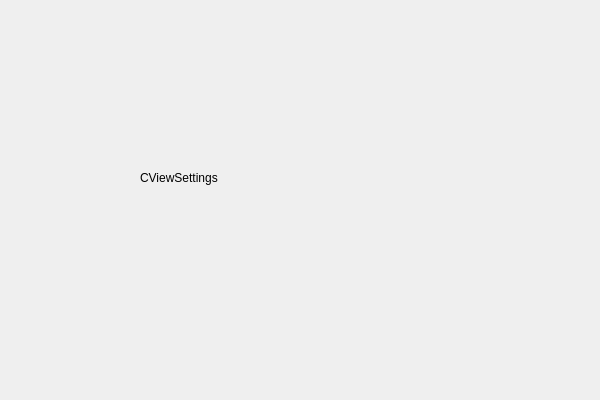
<?xml version="1.0" encoding="UTF-8"?>
<ui version="4.0">
 <class>CViewSettingsClass</class>
 <widget class="QWidget" name="CViewSettingsClass">
  <property name="geometry">
   <rect>
    <x>0</x>
    <y>0</y>
    <width>600</width>
    <height>400</height>
   </rect>
  </property>
  <property name="windowTitle">
   <string>CViewSettings</string>
  </property>
  <widget class="QLabel" name="label">
   <property name="geometry">
    <rect>
     <x>140</x>
     <y>170</y>
     <width>131</width>
     <height>16</height>
    </rect>
   </property>
   <property name="text">
    <string>CViewSettings</string>
   </property>
  </widget>
 </widget>
 <layoutdefault spacing="6" margin="11"/>
 <resources/>
 <connections/>
</ui>
